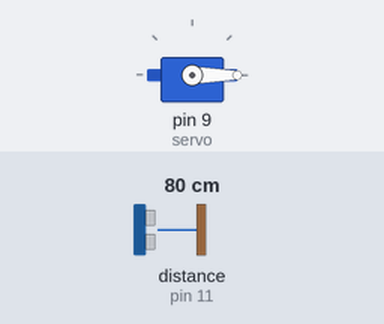
The sketch below on a simulated Arduino Uno, built with avr-gcc and run on an emulated ATmega328P. On the bench: servo. Wiring (inferred from the names in the program): ultrasonic range finder: trigger pin 10; echo pin 11. Inputs (shaded band) come from the test bench; at power-on: distance to the obstacle (sensor on pin 11) 80 cm. The echo pulse lasts 58.3 µs per cm.

Above: at 1.2 s.
1.3 s: distance to the obstacle (sensor on pin 11) set to 27 cm
2.8 s: distance to the obstacle (sensor on pin 11) set to 22 cm
At 4.2 s:
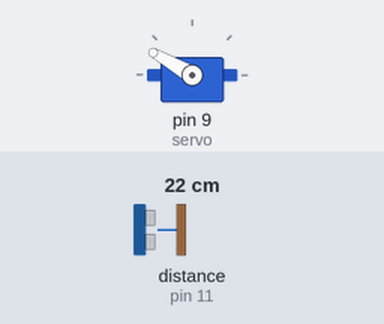
4.5 s: distance to the obstacle (sensor on pin 11) set to 35 cm
At 6.4 s:
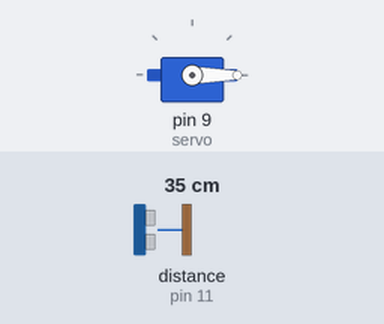
7.1 s: distance to the obstacle (sensor on pin 11) set to 2 cm
At 8.0 s:
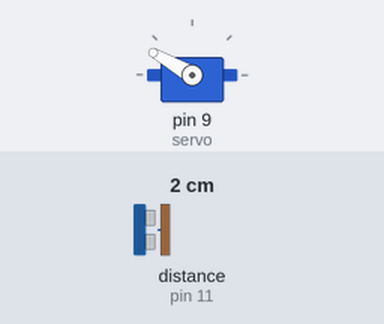
Timing chart, 0 to 9.6 s (numbered marks = the images above; inputs shaded):
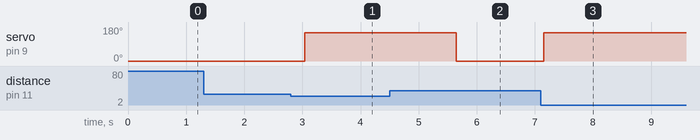

Measured:
- the behaviour switches between 26 and 25 cm on distance to the obstacle (sensor on pin 11) (found by bisection; images 0 and 1)
- after the input at 1.3 s, every drawn part: stays the same
- after the input at 2.8 s, servo on pin 9 (servo): 0° → 150° after 0.24 s
- after the input at 4.5 s, servo on pin 9 (servo): 150° → 0° after 1.1 s
- after the input at 7.1 s, servo on pin 9 (servo): 0° → 150° after 0.06 s

The sketch:

Tempatsampah.ino
```cpp
/*
 This project was made and developed for task of social activity (KKN-UGM).
 A simple automatic open and close trash bin.
 The purposes of this project are to educate about Arduino and its application.

 *
 */

#include <Servo.h>
Servo servo;
int pos = 0;
const int trigPin = 10;                       // flexible number of pin
const int echoPin = 11;                       // flexible number of pin
float jarak;                                  // distance (jarak) is flexible
long durasi;                                  // duration (durasi) is flexible


void setup()
{
  servo.attach(9);                            //the attached servo pin number is flexible, as long as it sits on digital pin
  pinMode(trigPin, OUTPUT);
  pinMode(echoPin, INPUT);
  servo.write(pos);
}

void loop()
{
  digitalWrite(trigPin, LOW);
  delayMicroseconds(2);
  digitalWrite(trigPin, HIGH);
  delayMicroseconds(10);
  digitalWrite(trigPin, LOW);

  durasi = pulseIn(echoPin, HIGH);
  jarak = 0.034*(durasi/2);
  if (jarak < 25)
  {
    servo.write(150);                         // the position of servo is adjustable depends on the position of the servo placement, you can adjust it to your optimal condition
    delay(1000);
  }
  else
  {
    servo.write(pos);                         // the position of servo is adjustable depends on the position of the servo placement, you can adjust it to your optimal condition
  }
  delay(300);
}
```
